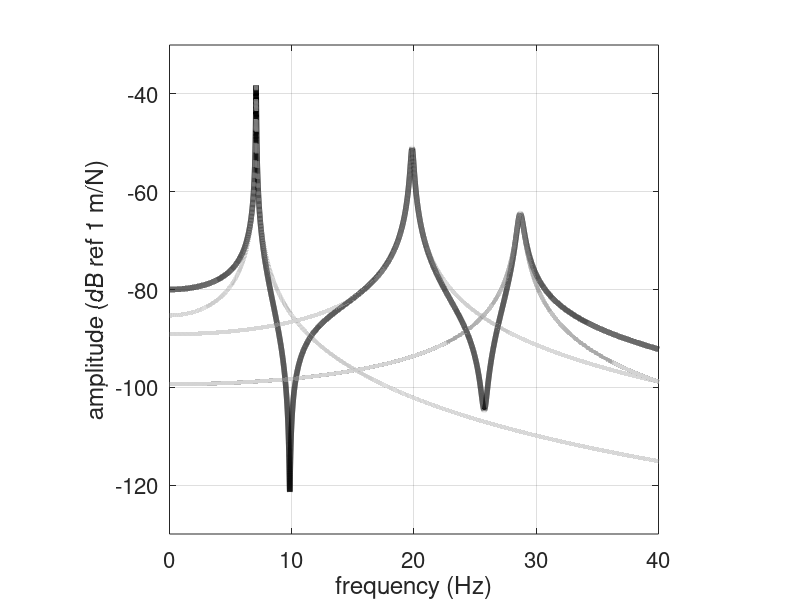
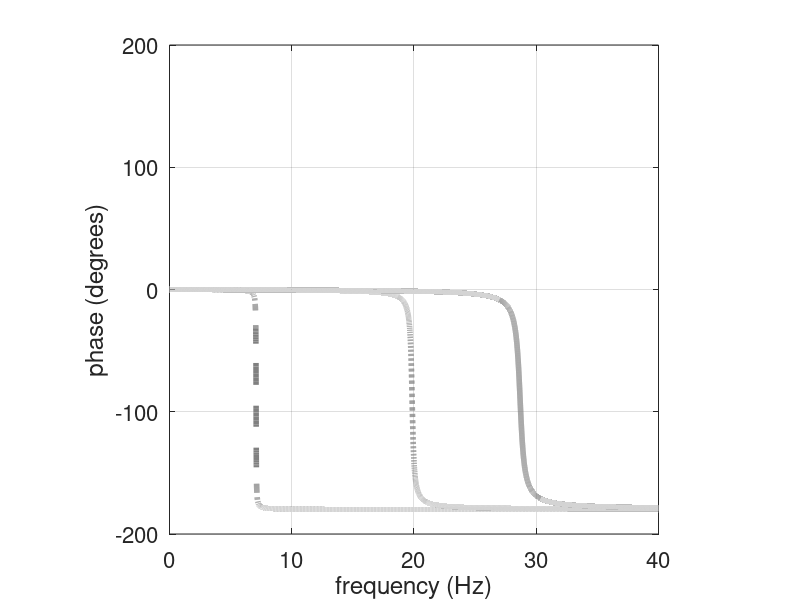
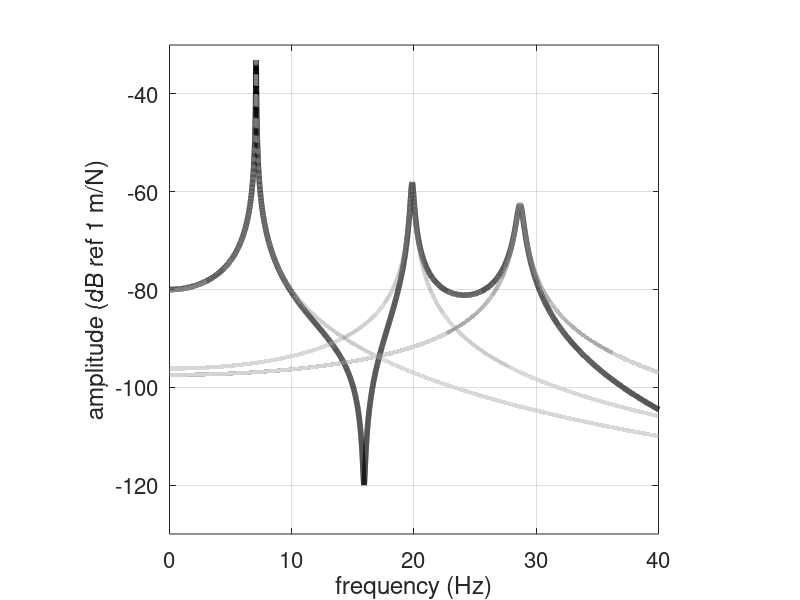
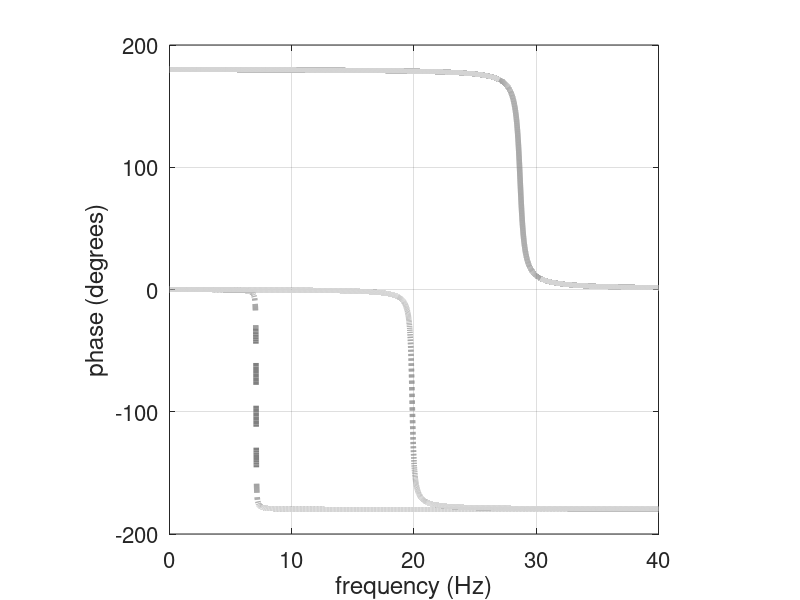

These charts were generated, in order, by the following MATLAB code:
clear all

%% parameters
m1=1;m2=1;m3=1;                               % masses
k1=1e4;k2=1e4;k3=1e4;k4=0*5e3;                % stiffness
M=[m1 0 0; 0 m2 0; 0 0 m3];                   % mass matrix
K=[k1+k2 -k2 0; -k2 k2+k3 -k3; 0 -k3 k3+k4];  % stiffness matrix
C=1e-4*K;                                     % damping matrix

%% Modal matrices
[V W]= eig (inv(M)*K);                         % calculation of eigenvalues and eigenvectors
R=sqrt(W)/(2*pi);                              % Calculation of natural frequencies
Mm=V'*M*V;                                     % modal mass matrix
Km=V'*K*V;                                     % modal stiffness matrix
Cm=V'*C*V;                                     % modal damping matrix
zeta=Cm/(2*sqrt(Km*Mm))                        % modal damping ratios

%% forced vibration
n=0;
for f=0:0.001:50                               % frequency vector
    w=2*pi*f;
    n=n+1;
    An=inv(K-w.^2*M+j*w*C);
    An11(n)=An(1,1);
    An21(n)=An(2,1);
    An31(n)=An(3,1);

    % Modal responses
    Hm=inv(Km-w^2*Mm+j*w*Cm);
    % mode 1
    F=[1 0 0]';                             % force vector
    Q=[1 0 0; 0 0 0;0 0 0];                 % picks out first mode
    Xa=V*Q*Hm*V'*F;                         % calculates first mode in FRFs
    %mode 2
    Q=[0 0 0; 0 1 0;0 0 0];                 % picks out second mode
    Xb=V*Q*Hm*V'*F;                         % calculates second mode in FRFs
    %mode 3
    Q=[0 0 0; 0 0 0;0 0 1];                 % picks out third mode
    Xc=V*Q*Hm*V'*F;                         % calculates third mode in FRFs

    % X1/F1                                 % individual modal responses for X1/F1
    X11a(n)=Xa(1);
    X11b(n)=Xb(1);
    X11c(n)=Xc(1);

    % X2/F1                                 % individual modal responses for X2/F1
    X21a(n)=Xa(2);
    X21b(n)=Xb(2);
    X21c(n)=Xc(2);

    %X3/F1                                  % individual modal responses for X3/F1
    X31a(n)=Xa(3);
    X31b(n)=Xb(3);
    X31c(n)=Xc(3);

end

f=0:0.001:50;
figure
plot(f,20*log10(abs(An11)),'k','linewidth',4)
hold on
plot(f,20*log10(abs(X11a)),'--','linewidth',3,'color',[0.5 0.5 0.5])
hold on
plot(f,20*log10(abs(X11b)),':','linewidth',3,'color',[0.5 0.5 0.5])
hold on
plot(f,20*log10(abs(X11c)),'linewidth',3,'color',[0.5 0.5 0.5])
axis square; grid; axis([0,40,-130,-30])
set(gca,'fontsize',16)
xlabel('frequency (Hz)');
ylabel('amplitude (dB ref 1 m/N)');

figure
plot(f,180/pi*(angle(X11a)),'--','linewidth',4,'color',[0.5 0.5 0.5])
hold on
plot(f,180/pi*(angle(X11b)),':','linewidth',4,'color',[0.5 0.5 0.5])
hold on
plot(f,180/pi*(angle(X11c)),'linewidth',4,'color',[0.5 0.5 0.5])
axis square; grid; axis([0,40,-200,200])
set(gca,'fontsize',16)
xlabel('frequency (Hz)');
ylabel('phase (degrees)');

figure
plot(f,20*log10(abs(An21)),'k','linewidth',4)
hold on
plot(f,20*log10(abs(X21a)),'--','linewidth',3,'color',[0.5 0.5 0.5])
hold on
plot(f,20*log10(abs(X21b)),':','linewidth',3,'color',[0.5 0.5 0.5])
hold on
plot(f,20*log10(abs(X21c)),'linewidth',3,'color',[0.5 0.5 0.5])
axis square; grid; axis([0,40,-130,-30])
set(gca,'fontsize',16)
xlabel('frequency (Hz)');
ylabel('amplitude (dB ref 1 m/N)');

figure
plot(f,180/pi*(angle(X21a)),'--','linewidth',4,'color',[0.5 0.5 0.5])
hold on
plot(f,180/pi*(angle(X21b)),':','linewidth',4,'color',[0.5 0.5 0.5])
hold on
plot(f,180/pi*(angle(X21c)),'linewidth',4,'color',[0.5 0.5 0.5])
axis square; grid; axis([0,40,-200,200])
set(gca,'fontsize',16)
xlabel('frequency (Hz)');
ylabel('phase (degrees)');

figure
plot(f,20*log10(abs(An31)),'k','linewidth',4)
hold on
plot(f,20*log10(abs(X31a)),'--','linewidth',3,'color',[0.5 0.5 0.5])
hold on
plot(f,20*log10(abs(X31b)),':','linewidth',3,'color',[0.5 0.5 0.5])
hold on
plot(f,20*log10(abs(X31c)),'linewidth',3,'color',[0.5 0.5 0.5])
axis square; grid; axis([0,40,-130,-30])
set(gca,'fontsize',16)
xlabel('frequency (Hz)');
ylabel('amplitude (dB ref 1 m/N)');

figure
plot(f,180/pi*(angle(X31a)),'--','linewidth',4,'color',[0.5 0.5 0.5])
hold on
plot(f,180/pi*(angle(X31b)),':','linewidth',4,'color',[0.5 0.5 0.5])
hold on
plot(f,180/pi*(angle(X31c)),'linewidth',4,'color',[0.5 0.5 0.5])
axis square; grid; axis([0,40,-200,200])
set(gca,'fontsize',16)
xlabel('frequency (Hz)');
ylabel('phase (degrees)');
